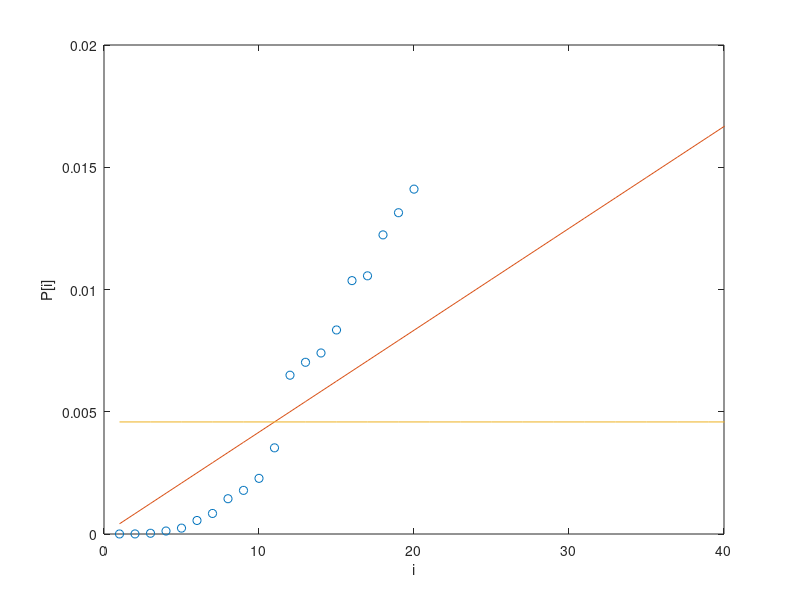

This chart was generated by the following MATLAB code:
clear all; close all; clc;      % Clear all workspaces

%Define acceptable false discovery rate & number of tests
q=.05; N=120;

% Create (or read in) data (i.e., z- or t-values)
Z=[normrnd(0,1,[1,100]),normrnd(3,1,[1,20])];

% Convert data to P values, rank order, and plot
P=1-normcdf(Z,0,1);
P_rank=sort(P);
i=1:120; plot(i,P_rank,'o'); hold on; 

% Plot criterion values
plot(i,q*i/N); axis([0 40 0 .02]); hold on;

% Find threshold
TT=0; nsig=0;
for j=1:N;
   if q*j/N > P_rank(j), nsig=nsig+1; TT=q*j/N; end;
end;

% Plot threshold
T=ones(1,N)*TT; plot(i,T); xlabel('i'); ylabel('P[i]');
nsig








